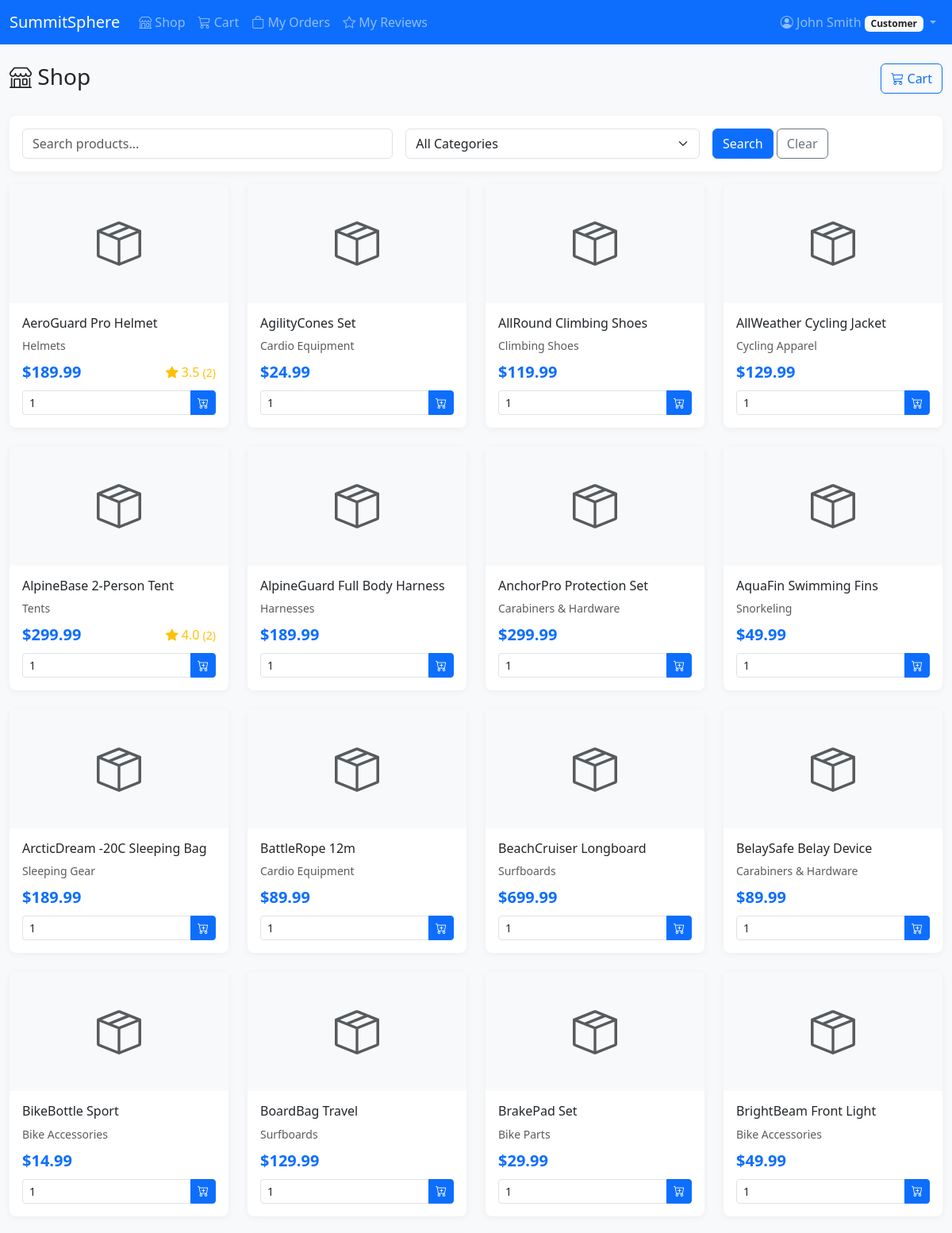
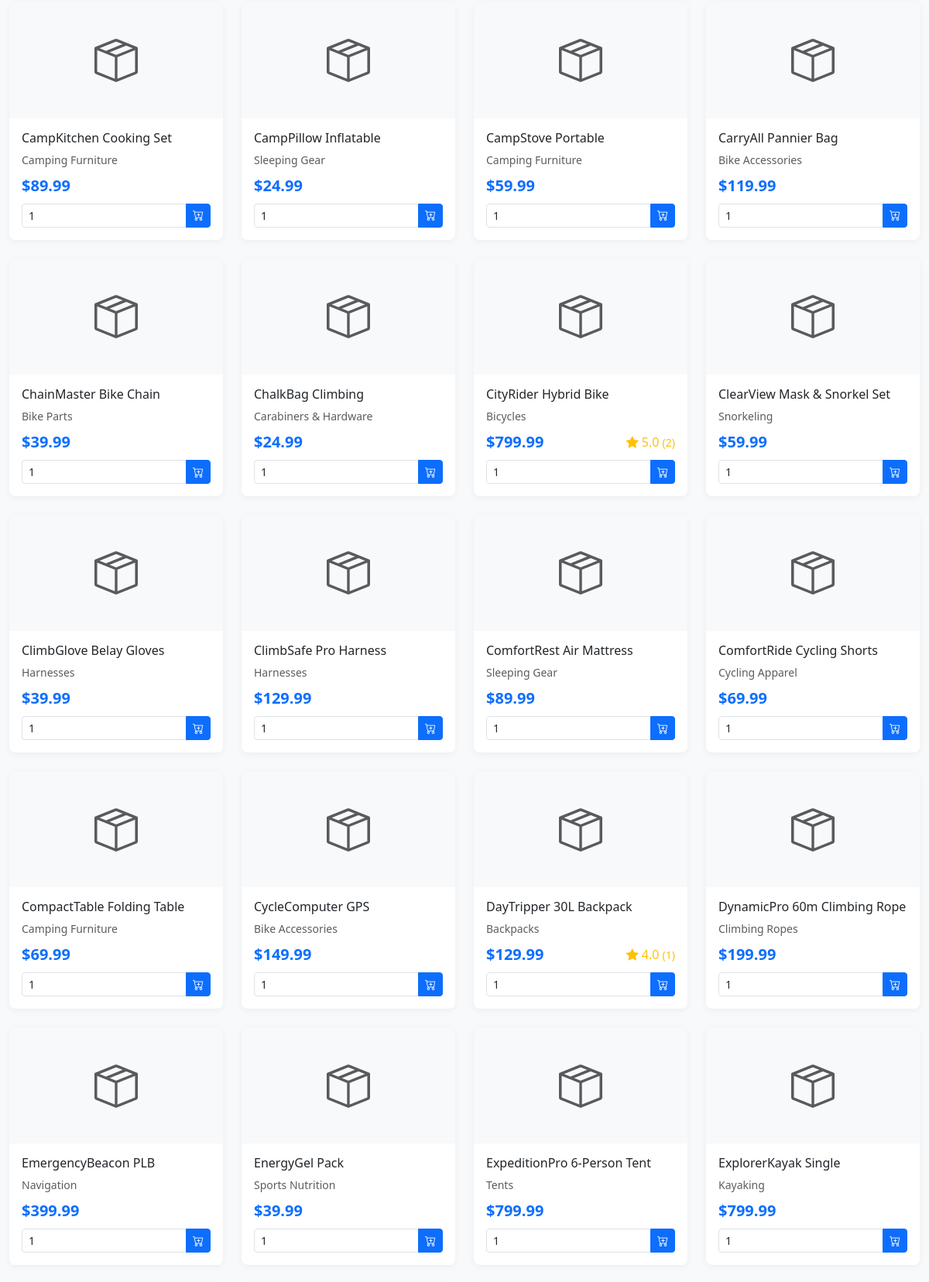
Screenshot of /php/views/customer/products.php (signed in, upper part) with the database file from the repository (2 pictures, top to bottom).
### tables this page shows
CREATE TABLE product (
    product_id INT PRIMARY KEY AUTO_INCREMENT,
    category_id INT NOT NULL,
    supplier_id INT NOT NULL,
    name VARCHAR(150) NOT NULL,
    description TEXT,
    sku VARCHAR(50) UNIQUE NOT NULL,
    unit_price DECIMAL(10, 2) NOT NULL,
    cost_price DECIMAL(10, 2),
    weight DECIMAL(8, 2),
    dimensions VARCHAR(50),
    image_url VARCHAR(255),
    created_at TIMESTAMP DEFAULT CURRENT_TIMESTAMP,
    updated_at TIMESTAMP DEFAULT CURRENT_TIMESTAMP ON UPDATE CURRENT_TIMESTAMP,
    is_active BOOLEAN DEFAULT TRUE,
    FOREIGN KEY (category_id) REFERENCES category(category_id) ON DELETE RESTRICT ON UPDATE CASCADE,
    FOREIGN KEY (supplier_id) REFERENCES supplier(supplier_id) ON DELETE RESTRICT ON UPDATE CASCADE,
    INDEX idx_product_category (category_id),
    INDEX idx_product_supplier (supplier_id),
    INDEX idx_product_sku (sku),
    INDEX idx_product_active (is_active),
    INDEX idx_product_price (unit_price)
);

CREATE TABLE category (
    category_id INT PRIMARY KEY AUTO_INCREMENT,
    name VARCHAR(100) NOT NULL,
    description TEXT,
    parent_category_id INT DEFAULT NULL,
    created_at TIMESTAMP DEFAULT CURRENT_TIMESTAMP,
    updated_at TIMESTAMP DEFAULT CURRENT_TIMESTAMP ON UPDATE CURRENT_TIMESTAMP,
    is_active BOOLEAN DEFAULT TRUE,
    FOREIGN KEY (parent_category_id) REFERENCES category(category_id) ON DELETE SET NULL ON UPDATE CASCADE,
    INDEX idx_category_parent (parent_category_id),
    INDEX idx_category_active (is_active)
);

### php/config/config.php (called while the page is built, shortened)
<?php
function formatCurrency($amount) {
    return '$' . number_format($amount, 2);
}

### php/views/customer/products.php (the view, shortened to what this page needs)
<?php
require_once '../../config/config.php';
$db = new Database();
$conn = $db->getConnection();
$search = $_GET['search'] ?? '';
$sql = "SELECT p.*, c.name AS category_name,
        COALESCE(AVG(r.rating), 0) AS avg_rating,
        COUNT(r.review_id) AS review_count,
        (SELECT SUM(quantity) FROM inventory WHERE product_id = p.product_id) AS total_stock
        FROM product p
        JOIN category c ON p.category_id = c.category_id
        LEFT JOIN review r ON p.product_id = r.product_id AND r.is_approved = TRUE
        WHERE p.is_active = TRUE";
$params = [];
$sql .= " GROUP BY p.product_id ORDER BY p.name";
$stmt = $conn->prepare($sql);
$stmt->execute($params);
$products = $stmt->fetchAll();
include '../../includes/header.php';
?>
<div class="row mb-4">
    <div class="col">
        <h1 class="h3"><i class="bi bi-shop"></i> Shop</h1>
    </div>
    <div class="col-auto">
        <a href="cart.php" class="btn btn-outline-primary">
            <i class="bi bi-cart3"></i> Cart
        </a>
    </div>
</div>
<div class="search-filter">
    <form method="GET" class="row g-3">
        <div class="col-md-5">
            <input type="text" name="search" class="form-control" placeholder="Search products..."
                   value="<?php echo htmlspecialchars($search); ?>">
        </div>
        <div class="col-md-4">
            <select name="category" class="form-select">
                <option value="">All Categories</option>
            </select>
        </div>
        <div class="col-md-3">
            <button type="submit" class="btn btn-primary">Search</button>
            <a href="products.php" class="btn btn-outline-secondary">Clear</a>
        </div>
    </form>
</div>
<div class="row">
    <?php foreach ($products as $product): ?>
    <div class="col-md-4 col-lg-3 mb-4">
        <div class="card product-card">
            <div class="card-img-top bg-light d-flex align-items-center justify-content-center" style="height: 150px;">
                <i class="bi bi-box-seam display-4 text-muted"></i>
            </div>
            <div class="card-body">
                <h6 class="card-title"><?php echo htmlspecialchars($product['name']); ?></h6>
                <p class="text-muted small mb-2"><?php echo htmlspecialchars($product['category_name']); ?></p>
                <div class="d-flex justify-content-between align-items-center mb-2">
                    <span class="product-price"><?php echo formatCurrency($product['unit_price']); ?></span>
                    <?php if ($product['avg_rating'] > 0): ?>
                    <span class="product-rating">
                        <i class="bi bi-star-fill"></i> <?php echo number_format($product['avg_rating'], 1); ?>
                        <small>(<?php echo $product['review_count']; ?>)</small>
                    </span>
                    <?php endif; ?>
                </div>
                <?php if ($product['total_stock'] > 0): ?>
                <form method="POST">
                    <div class="input-group input-group-sm">
                        <input type="number" name="quantity" class="form-control" value="1" min="1" max="10">
                        <button type="submit" name="add_to_cart" class="btn btn-primary">
                            <i class="bi bi-cart-plus"></i>
                        </button>
                    </div>
                </form>
                <?php else: ?>
                <button class="btn btn-secondary btn-sm w-100" disabled>Out of Stock</button>
                <?php endif; ?>
            </div>
        </div>
    </div>
    <?php endforeach; ?>
</div>
<?php include '../../includes/footer.php'; ?>

### php/assets/css/style.css (style rules this page uses)
:root { --primary-color: #0d6efd; --secondary-color: #6c757d; --success-color: #198754; --danger-color: #dc3545; --warning-color: #ffc107; --info-color: #0dcaf0; }
body { min-height: 100vh; display: flex; flex-direction: column; background-color: #f8f9fa; }
.product-card { border: none; border-radius: 0.5rem; box-shadow: 0 2px 10px rgba(0, 0, 0, 0.05); transition: transform 0.2s, box-shadow 0.2s; height: 100%; }
.product-card .card-img-top { height: 200px; object-fit: cover; background-color: #f8f9fa; }
.product-card .product-price { font-size: 1.25rem; font-weight: 600; color: var(--primary-color); }
.product-card .product-rating { color: var(--warning-color); }
.search-filter { background: white; border-radius: 0.5rem; box-shadow: 0 2px 10px rgba(0, 0, 0, 0.05); padding: 1rem; margin-bottom: 1rem; }

### rows the page displays
product: name "AeroGuard Pro Helmet", category.name "Helmets", unit_price "$189.99", avg_rating "3.5", review_count "2"
product: name "AgilityCones Set", category.name "Cardio Equipment", unit_price "$24.99"
product: name "AllRound Climbing Shoes", category.name "Climbing Shoes", unit_price "$119.99"
product: name "AllWeather Cycling Jacket", category.name "Cycling Apparel", unit_price "$129.99"
product: name "AlpineBase 2-Person Tent", category.name "Tents", unit_price "$299.99", avg_rating "4.0", review_count "2"
product: name "AlpineGuard Full Body Harness", category.name "Harnesses", unit_price "$189.99"
product: name "AnchorPro Protection Set", category.name "Carabiners & Hardware", unit_price "$299.99"
product: name "AquaFin Swimming Fins", category.name "Snorkeling", unit_price "$49.99"
product: name "ArcticDream -20C Sleeping Bag", category.name "Sleeping Gear", unit_price "$189.99"
product: name "BattleRope 12m", category.name "Cardio Equipment", unit_price "$89.99"
product: name "BeachCruiser Longboard", category.name "Surfboards", unit_price "$699.99"
product: name "BelaySafe Belay Device", category.name "Carabiners & Hardware", unit_price "$89.99"
product: name "BikeBottle Sport", category.name "Bike Accessories", unit_price "$14.99"
product: name "BoardBag Travel", category.name "Surfboards", unit_price "$129.99"
product: name "BrakePad Set", category.name "Bike Parts", unit_price "$29.99"
product: name "BrightBeam Front Light", category.name "Bike Accessories", unit_price "$49.99"
product: name "CampKitchen Cooking Set", category.name "Camping Furniture", unit_price "$89.99"
product: name "CampPillow Inflatable", category.name "Sleeping Gear", unit_price "$24.99"
product: name "CampStove Portable", category.name "Camping Furniture", unit_price "$59.99"
product: name "CarryAll Pannier Bag", category.name "Bike Accessories", unit_price "$119.99"
product: name "ChainMaster Bike Chain", category.name "Bike Parts", unit_price "$39.99"
product: name "ChalkBag Climbing", category.name "Carabiners & Hardware", unit_price "$24.99"
product: name "CityRider Hybrid Bike", category.name "Bicycles", unit_price "$799.99", avg_rating "5.0", review_count "2"
product: name "ClearView Mask & Snorkel Set", category.name "Snorkeling", unit_price "$59.99"
product: name "ClimbGlove Belay Gloves", category.name "Harnesses", unit_price "$39.99"
product: name "ClimbSafe Pro Harness", category.name "Harnesses", unit_price "$129.99"
product: name "ComfortRest Air Mattress", category.name "Sleeping Gear", unit_price "$89.99"
product: name "ComfortRide Cycling Shorts", category.name "Cycling Apparel", unit_price "$69.99"
product: name "CompactTable Folding Table", category.name "Camping Furniture", unit_price "$69.99"
product: name "CycleComputer GPS", category.name "Bike Accessories", unit_price "$149.99"
product: name "DayTripper 30L Backpack", category.name "Backpacks", unit_price "$129.99", avg_rating "4.0", review_count "1"
product: name "DynamicPro 60m Climbing Rope", category.name "Climbing Ropes", unit_price "$199.99"
product: name "EmergencyBeacon PLB", category.name "Navigation", unit_price "$399.99"
product: name "EnergyGel Pack", category.name "Sports Nutrition", unit_price "$39.99"
product: name "ExpeditionPro 6-Person Tent", category.name "Tents", unit_price "$799.99"
product: name "ExplorerKayak Single", category.name "Kayaking", unit_price "$799.99"

### other values shown
APP_NAME "SummitSphere"
$_SESSION['full_name'] "John Smith"
$_SESSION['role'] "Customer"
